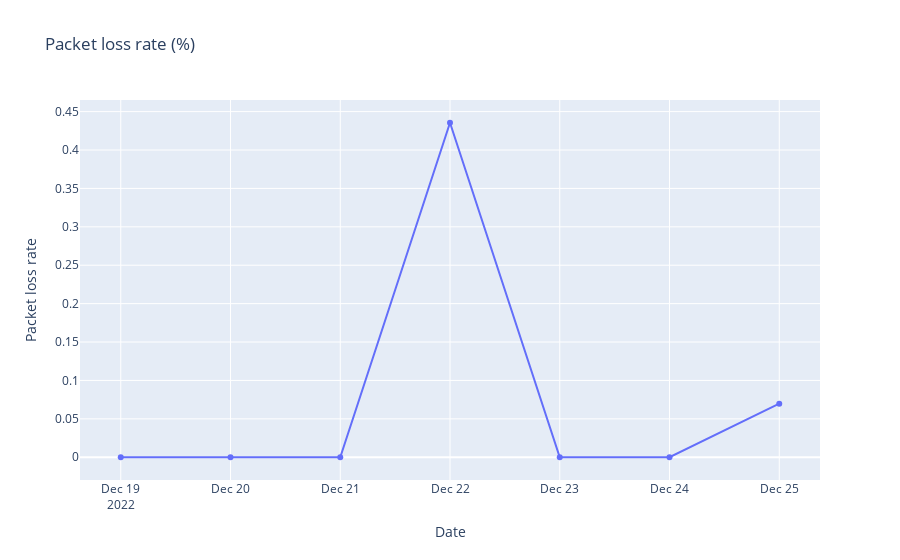

Source (notebook cell):
### Markdown cell above
# Complete Code (Export)

### Code cell
import sqlite3 as sq3
import pandas as pd
import numpy as np
import plotly.express as px
import os
import seaborn as sns

# table = input('Input your table name:')
# start_date = input('Enter your start date(YYYY-MM-DD):')
# end_date = input('Enter your stop date(YYYY-MM-DD):')
# site_id = input('Enter "Site ID":')

table = 'Lower_MM_PKL'
start_date = '2022-12-19'
end_date = '2022-12-25'
site_id = 'RKE00112'


conn = sq3.connect('MPT_TX_database.db')
sql = 'SELECT * FROM '+ table + ' WHERE "Site ID" = "'+ site_id + '" and Date BETWEEN "'+ start_date + '" and "' + end_date + '"'
df = pd.read_sql_query(sql, conn)
fig = px.line(df, x='Date', y='Packet loss rate', title='Packet loss rate (%)', markers=True)
fig.show()
conn.close()

### Figure 1 — Plotly figure (JSON) as saved in the notebook; plotly's stock layout.template omitted (floating-point values rounded to 4 significant figures)
{"data": [{"hovertemplate": "Date=%{x}<br>Packet loss rate=%{y}<extra></extra>", "legendgroup": "", "line": {"color": "#636efa", "dash": "solid"}, "marker": {"symbol": "circle"}, "mode": "lines+markers", "name": "", "orientation": "v", "showlegend": false, "type": "scatter", "x": ["2022-12-19", "2022-12-20", "2022-12-21", "2022-12-22", "2022-12-23", "2022-12-24", "2022-12-25"], "xaxis": "x", "y": [0, 0, 0, 0.4355, 0, 0, 0.0698], "yaxis": "y"}], "layout": {"autosize": true, "legend": {"tracegroupgap": 0}, "title": {"text": "Packet loss rate (%)"}, "xaxis": {"anchor": "y", "autorange": true, "domain": [0, 1], "range": ["2022-12-18 15:14:00.322", "2022-12-25 08:45:59.678"], "title": {"text": "Date"}, "type": "date"}, "yaxis": {"anchor": "x", "autorange": true, "domain": [0, 1], "range": [-0.03594, 0.4714], "title": {"text": "Packet loss rate"}, "type": "linear"}}}
